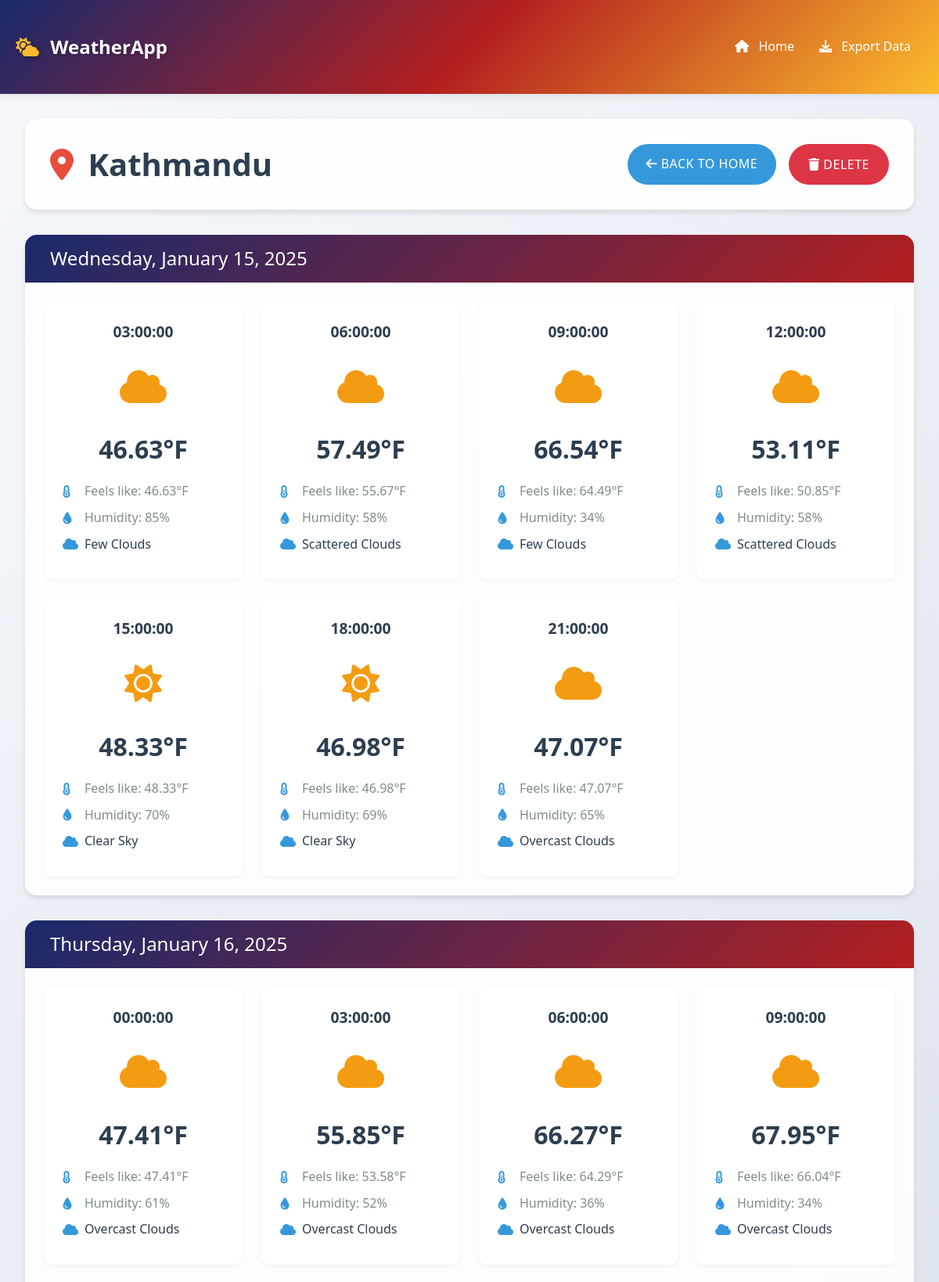
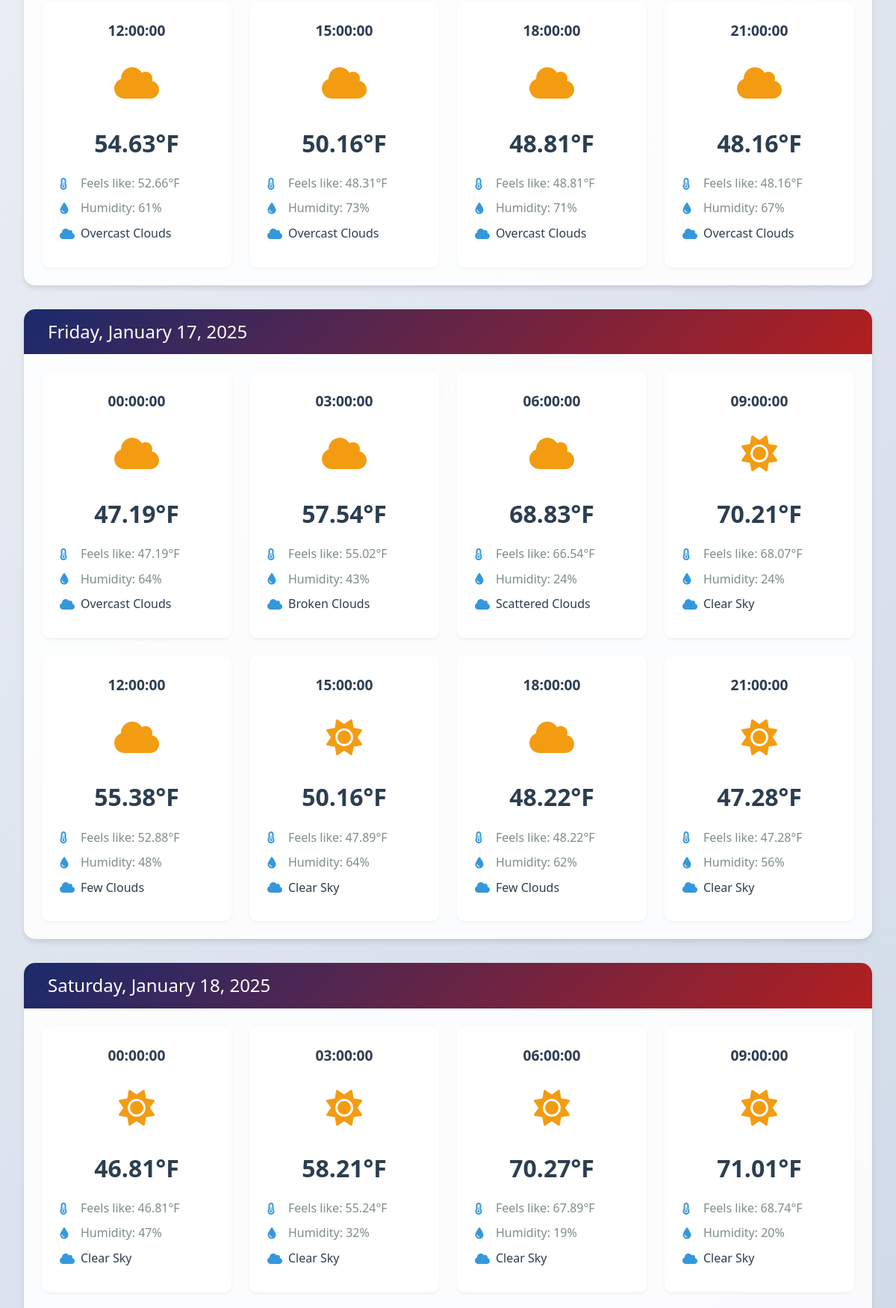
The app's page /foreCast/kathmandu (upper part) with its own data (2 pictures, top to bottom).
### base/models.py (models this page shows, shortened)
class City(models.Model):
    name = models.CharField(max_length=255 , null=False , blank=False)
    country = models.CharField(max_length=255 , null=False , blank=False)
    created_at = models.DateTimeField( auto_now_add=True)  # Add default for migration
    def __str__(self):
        return self.name

class Date(models.Model):
    date = models.DateField(null=False , blank=False)
    city = models.ForeignKey(City , on_delete=models.CASCADE)

class Weather(models.Model):
    date = models.ForeignKey(Date , on_delete=models.CASCADE)
    city = models.ForeignKey(City , on_delete=models.CASCADE)
    time = models.ForeignKey(Time, on_delete=models.CASCADE)
    temperature = models.FloatField(null=False , blank=False)
    humidity = models.TextField(null=False , blank=False)
    feels_like = models.TextField(null=False , blank=False)
    description = models.TextField(null=False , blank=False)

### base/views.py (the view)
# urls.py: path('foreCast/<str:city>', views.foreCast, name='foreCast'),
def foreCast(request , city):
    cityName = City.objects.get(name= city)
    dates = cityName.date_set.all()
    weather_data = {}
    for date in dates:
        related_times = date.time_set.all()
        weather_data[date] = []
        for time in related_times:
            weather=Weather.objects.get(time=time)
            weather_data[date].append({
                    "time": time.time.strftime('%H:%M:%S'),
                    "temperature": weather.temperature,
                    "humidity": weather.humidity,
                    "feels_like": weather.feels_like,
                    "description": weather.description,
                })
    return render(request, "base/forecast.html" , {'weather_date': weather_data , 'city': cityName})

### base/templates/base/forecast.html (shortened to what this page needs)
{% extends 'main.html' %}
{% block content %}
<div class="forecast-container">
    <div class="header-section">
        <div class="city-info">
            <h1><i class="fas fa-map-marker-alt"></i> {{ city|title }}</h1>
            <div class="actions">
                <a href="{% url 'home' %}" class="btn btn-primary">
                    <i class="fas fa-arrow-left"></i> Back to Home
                </a>
                <a href="{% url 'delete' city %}" class="btn btn-danger">
                    <i class="fas fa-trash"></i> Delete
                </a>
            </div>
        </div>
    </div>
    <div class="forecast-content">
        {% for date, forecasts in weather_date.items %}
        <div class="date-section">
            <div class="date-header">
                <h2>{{ date.date|date:"l, F d, Y" }}</h2>
            </div>
            <div class="forecasts-grid">
                {% for forecast in forecasts %}
                <div class="forecast-card">
                    <div class="time">{{ forecast.time }}</div>
                    <div class="weather-icon">
                        {% if 'clear' in forecast.description %}
                        <i class="fas fa-sun"></i>
                        {% elif 'cloud' in forecast.description %}
                        <i class="fas fa-cloud"></i>
                        {% elif 'rain' in forecast.description %}
                        <i class="fas fa-cloud-rain"></i>
                        {% elif 'snow' in forecast.description %}
                        <i class="fas fa-snowflake"></i>
                        {% else %}
                        <i class="fas fa-cloud-sun"></i>
                        {% endif %}
                    </div>
                    <div class="temperature">{{ forecast.temperature }}°F</div>
                    <div class="details">
                        <div class="detail-item">
                            <i class="fas fa-thermometer-half"></i>
                            Feels like: {{ forecast.feels_like }}°F
                        </div>
                        <div class="detail-item">
                            <i class="fas fa-tint"></i>
                            Humidity: {{ forecast.humidity }}%
                        </div>
                        <div class="detail-item description">
                            <i class="fas fa-cloud"></i>
                            {{ forecast.description|title }}
                        </div>
                    </div>
                </div>
                {% endfor %}
            </div>
        </div>
        {% endfor %}
    </div>
</div>
{% endblock %}

### templates/main.html (style rules this page uses)
:root { --primary-color: #2c3e50; --secondary-color: #3498db; --accent-color: #f1c40f; --background-color: #ecf0f1; --text-color: #2c3e50; --card-shadow: 0 4px 6px rgba(0, 0, 0, 0.1); --hover-transition: all 0.3s ease; }
body { font-family: 'Segoe UI', Tahoma, Geneva, Verdana, sans-serif; background: linear-gradient(135deg, #f5f7fa 0%, #c3cfe2 100%); min-height: 100vh; color: var(--text-color); line-height: 1.6; }
.btn { padding: 0.8rem 1.5rem; border-radius: 30px; font-weight: 500; text-transform: uppercase; letter-spacing: 0.5px; transition: var(--hover-transition); }
.btn-primary { background-color: var(--secondary-color); border: none; }

### base/templates/base/forecast.html (style rules this page uses)
.forecast-container { padding: 2rem; background: linear-gradient(135deg, #f5f7fa 0%, #c3cfe2 100%); min-height: calc(100vh - 76px); }
.header-section { background: rgba(255, 255, 255, 0.9); border-radius: 15px; padding: 2rem; margin-bottom: 2rem; box-shadow: 0 4px 6px rgba(0, 0, 0, 0.1); }
.city-info { display: flex; justify-content: space-between; align-items: center; }
.city-info h1 { margin: 0; color: #2c3e50; font-size: 2.5rem; font-weight: 600; }
.city-info h1 i { color: #e74c3c; margin-right: 0.5rem; }
.actions { display: flex; gap: 1rem; }
.date-section { background: rgba(255, 255, 255, 0.9); border-radius: 15px; margin-bottom: 2rem; overflow: hidden; box-shadow: 0 4px 6px rgba(0, 0, 0, 0.1); }
.date-header { background: linear-gradient(135deg, #1a2a6c, #b21f1f); color: white; padding: 1rem 2rem; }
.date-header h2 { margin: 0; font-size: 1.5rem; font-weight: 500; }
.forecasts-grid { display: grid; grid-template-columns: repeat(auto-fit, minmax(250px, 1fr)); gap: 1.5rem; padding: 1.5rem; }
.forecast-card { background: white; border-radius: 10px; padding: 1.5rem; text-align: center; box-shadow: 0 2px 4px rgba(0, 0, 0, 0.05); transition: transform 0.3s ease; }
.time { font-size: 1.2rem; color: #2c3e50; font-weight: 600; margin-bottom: 1rem; }
.weather-icon { font-size: 3rem; color: #f39c12; margin: 1rem 0; }
.temperature { font-size: 2rem; font-weight: 600; color: #2c3e50; margin-bottom: 1rem; }
.details { text-align: left; }
.detail-item { display: flex; align-items: center; gap: 0.5rem; margin-bottom: 0.5rem; color: #7f8c8d; }
.detail-item i { width: 20px; color: #3498db; }
.description { color: #2c3e50; font-weight: 500; }

### records on screen
City: name "Kathmandu"
Date: date "Wednesday, January 15, 2025", time "03:00:00" "06:00:00" "09:00:00" "12:00:00" "15:00:00" "18:00:00" "21:00:00"
Weather: temperature "46.63", feels_like "46.63", humidity "85", description "Few Clouds"
Weather: temperature "57.49", feels_like "55.67", humidity "58", description "Scattered Clouds"
Weather: temperature "66.54", feels_like "64.49", humidity "34", description "Few Clouds"
Weather: temperature "53.11", feels_like "50.85", humidity "58", description "Scattered Clouds"
Weather: temperature "48.33", feels_like "48.33", humidity "70", description "Clear Sky"
Weather: temperature "46.98", feels_like "46.98", humidity "69", description "Clear Sky"
Weather: temperature "47.07", feels_like "47.07", humidity "65", description "Overcast Clouds"
Date: date "Thursday, January 16, 2025", time "00:00:00" "03:00:00" "06:00:00" "09:00:00" "12:00:00" "15:00:00" "18:00:00" "21:00:00"
Weather: temperature "47.41", feels_like "47.41", humidity "61", description "Overcast Clouds"
Weather: temperature "55.85", feels_like "53.58", humidity "52", description "Overcast Clouds"
Weather: temperature "66.27", feels_like "64.29", humidity "36", description "Overcast Clouds"
Weather: temperature "67.95", feels_like "66.04", humidity "34", description "Overcast Clouds"
Weather: temperature "54.63", feels_like "52.66", humidity "61", description "Overcast Clouds"
Weather: temperature "50.16", feels_like "48.31", humidity "73", description "Overcast Clouds"
Weather: temperature "48.81", feels_like "48.81", humidity "71", description "Overcast Clouds"
Weather: temperature "48.16", feels_like "48.16", humidity "67", description "Overcast Clouds"
Date: date "Friday, January 17, 2025", time "00:00:00" "03:00:00" "06:00:00" "09:00:00" "12:00:00" "15:00:00" "18:00:00" "21:00:00"
Weather: temperature "47.19", feels_like "47.19", humidity "64", description "Overcast Clouds"
Weather: temperature "57.54", feels_like "55.02", humidity "43", description "Broken Clouds"
Weather: temperature "68.83", feels_like "66.54", humidity "24", description "Scattered Clouds"
Weather: temperature "70.21", feels_like "68.07", humidity "24", description "Clear Sky"
Weather: temperature "55.38", feels_like "52.88", humidity "48", description "Few Clouds"
Weather: temperature "50.16", feels_like "47.89", humidity "64", description "Clear Sky"
Weather: temperature "48.22", feels_like "48.22", humidity "62", description "Few Clouds"
Weather: temperature "47.28", feels_like "47.28", humidity "56", description "Clear Sky"
Date: date "Saturday, January 18, 2025", time "00:00:00" "03:00:00" "06:00:00" "09:00:00"
Weather: temperature "46.81", feels_like "46.81", humidity "47", description "Clear Sky"
Weather: temperature "58.21", feels_like "55.24", humidity "32", description "Clear Sky"
Weather: temperature "70.27", feels_like "67.89", humidity "19", description "Clear Sky"
Weather: temperature "71.01", feels_like "68.74", humidity "20", description "Clear Sky"
